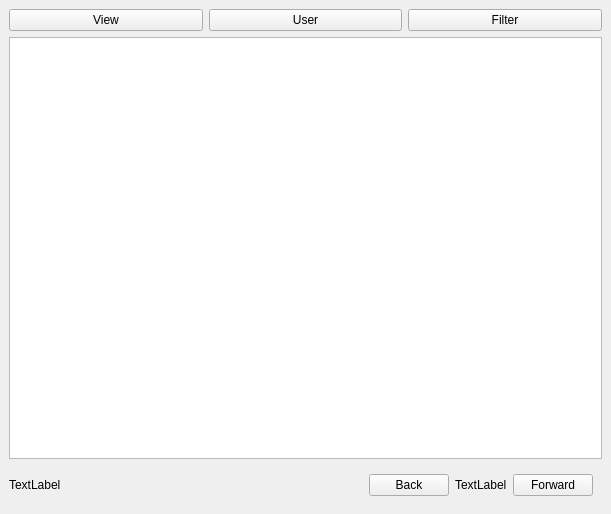
<?xml version="1.0" encoding="UTF-8"?>
<ui version="4.0">
 <class>MainWindow</class>
 <widget class="QMainWindow" name="MainWindow">
  <property name="geometry">
   <rect>
    <x>0</x>
    <y>0</y>
    <width>611</width>
    <height>514</height>
   </rect>
  </property>
  <property name="sizePolicy">
   <sizepolicy hsizetype="Preferred" vsizetype="Preferred">
    <horstretch>1</horstretch>
    <verstretch>1</verstretch>
   </sizepolicy>
  </property>
  <property name="windowTitle">
   <string>MainWindow</string>
  </property>
  <widget class="QWidget" name="centralwidget">
   <property name="layoutDirection">
    <enum>Qt::LeftToRight</enum>
   </property>
   <property name="autoFillBackground">
    <bool>true</bool>
   </property>
   <layout class="QVBoxLayout" name="verticalLayout">
    <item>
     <layout class="QVBoxLayout" name="verticalLayout_2" stretch="0,1">
      <item>
       <layout class="QHBoxLayout" name="horizontalLayout">
        <item>
         <widget class="QPushButton" name="viewButton">
          <property name="text">
           <string>View</string>
          </property>
         </widget>
        </item>
        <item>
         <widget class="QPushButton" name="loginButton">
          <property name="text">
           <string>User</string>
          </property>
         </widget>
        </item>
        <item>
         <widget class="QPushButton" name="filterButton">
          <property name="text">
           <string>Filter</string>
          </property>
         </widget>
        </item>
       </layout>
      </item>
      <item>
       <widget class="QTableView" name="tableView">
        <property name="sizePolicy">
         <sizepolicy hsizetype="Expanding" vsizetype="Expanding">
          <horstretch>1</horstretch>
          <verstretch>1</verstretch>
         </sizepolicy>
        </property>
       </widget>
      </item>
     </layout>
    </item>
    <item>
     <layout class="QHBoxLayout" name="horizontalLayout_2">
      <item>
       <widget class="QLabel" name="currentUser">
        <property name="sizePolicy">
         <sizepolicy hsizetype="Expanding" vsizetype="Minimum">
          <horstretch>0</horstretch>
          <verstretch>0</verstretch>
         </sizepolicy>
        </property>
        <property name="text">
         <string>TextLabel</string>
        </property>
       </widget>
      </item>
      <item>
       <widget class="QWidget" name="pageControlWidget" native="true">
        <layout class="QHBoxLayout" name="horizontalLayout_5">
         <item>
          <layout class="QHBoxLayout" name="horizontalLayout_4">
           <item>
            <widget class="QPushButton" name="backPage">
             <property name="text">
              <string>Back</string>
             </property>
            </widget>
           </item>
           <item>
            <widget class="QLabel" name="pageCount">
             <property name="text">
              <string>TextLabel</string>
             </property>
            </widget>
           </item>
           <item>
            <widget class="QPushButton" name="forwardPage">
             <property name="text">
              <string>Forward</string>
             </property>
            </widget>
           </item>
          </layout>
         </item>
        </layout>
       </widget>
      </item>
     </layout>
    </item>
   </layout>
  </widget>
 </widget>
 <resources/>
 <connections/>
</ui>
